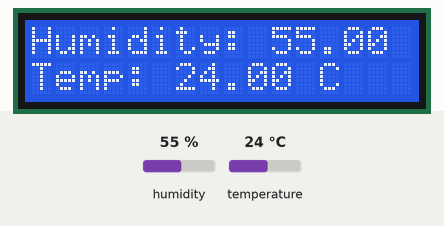
Bench run of a sketch on a simulated Arduino Uno, built with avr-gcc and run on an emulated ATmega328P. On the bench: 16×2 character LCD. The inputs (shaded band) are chosen by the test bench; at power-on: humidity 55 %, temperature 24 °C.

Above: at 1.7 s.
1.8 s: humidity set to 22 %
At 3.0 s:
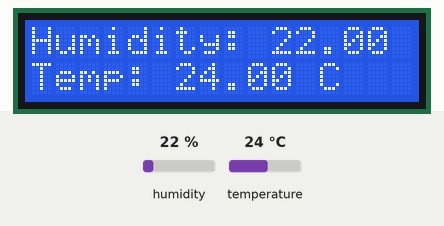
4.5 s: temperature set to 12 °C
At 5.0 s:
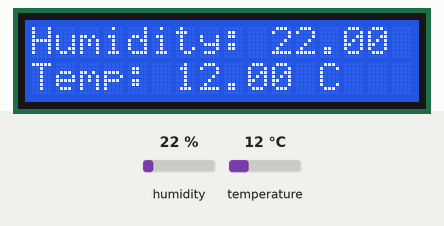
7.2 s: humidity set to 40 %
At 9.1 s:
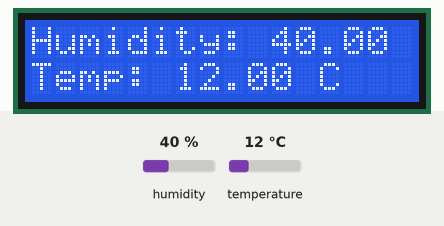
10.2 s: temperature set to 19 °C
At 11.2 s:
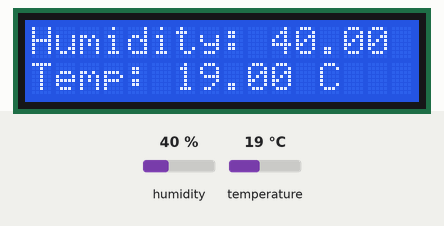
Timing chart, 0 to 13.2 s (numbered marks = the images above; inputs shaded):
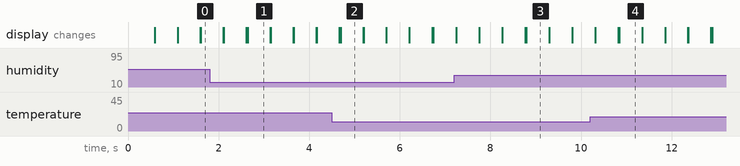

Measured:
- after the input at 1.8 s, the display: first differs from a run without the input after 0.84 s (image 1)
- after the input at 4.5 s, the display: first differs from a run without the input after 0.19 s (image 2)
- after the input at 7.2 s, the display: first differs from a run without the input after 1.6 s (image 3)
- after the input at 10.2 s, the display: first differs from a run without the input after 0.64 s (image 4)
- what the display in image 1 shows lasts 0.5 s, from 2.6 s to 3.1 s

The sketch:

50-Temperature-Display.ino
```cpp
/**
 * Homework 50 - Temperature Display

 Homework check from yesterday
 */

#include <LiquidCrystal.h>
#include <DHT.h>

#define Type DHT11
int sensePin = 2;

DHT HT(sensePin, Type);
float humidity;
float tempC;
int dt = 500;

int rs=7;
int en = 8;
int d4 = 9;
int d5 = 10;
int d6 = 11;
int d7 = 12;

LiquidCrystal lcd(rs,en,d4,d5,d6,d7);

void setup() {
  lcd.begin(16,2);
  HT.begin();
  Serial.begin(9600);
  delay(dt);
}

void loop() {
  humidity = HT.readHumidity();
  tempC = HT.readTemperature();
  lcd.setCursor(0,0);
  lcd.print("Humidity: ");
  lcd.print(humidity);
  lcd.setCursor(0,1);
  lcd.print("Temp: ");
  lcd.print(tempC);
  lcd.print(" C");

  delay(dt);
  lcd.clear();
}
```
